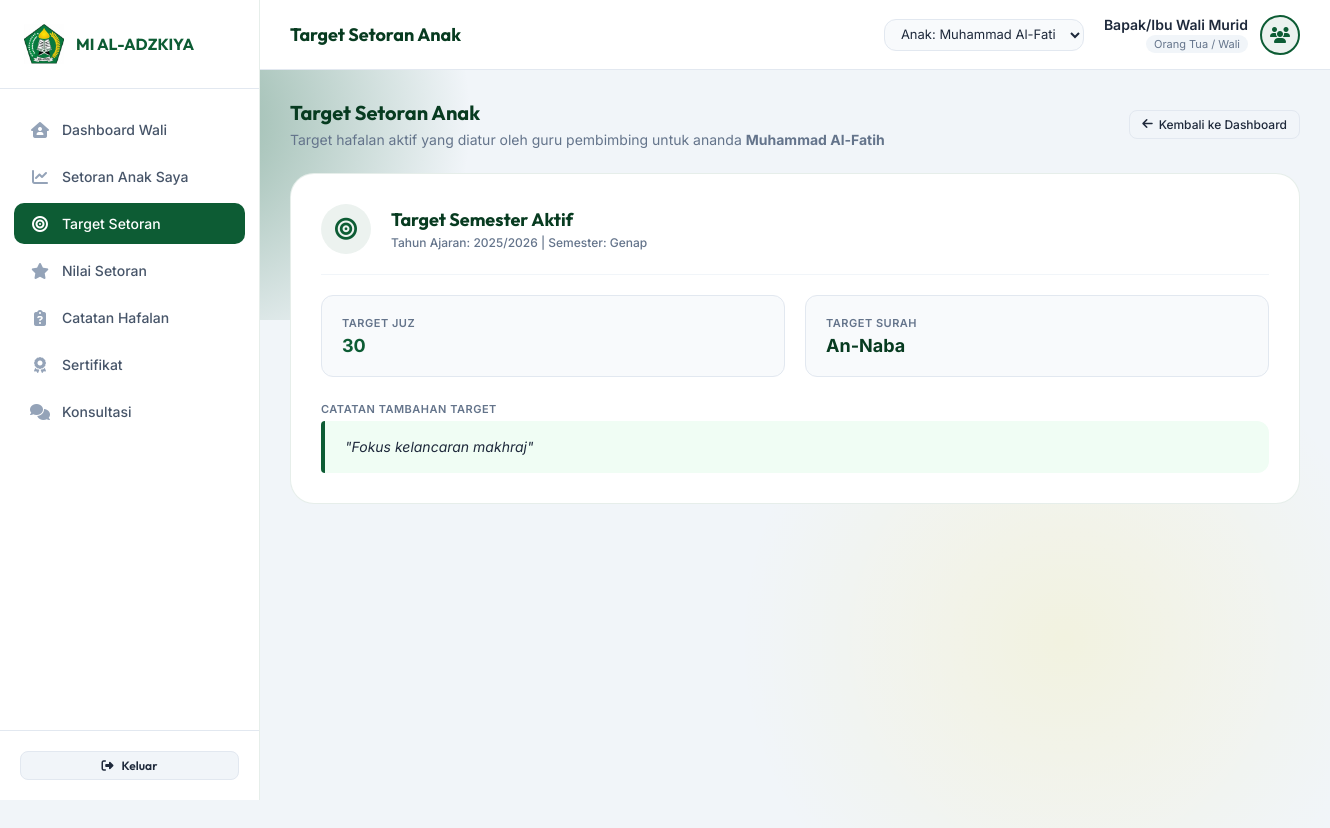
Page /orang_tua/target.php (signed in) on the committed database.
### tables this page shows
CREATE TABLE siswa (
    id INT AUTO_INCREMENT PRIMARY KEY,
    nisn VARCHAR(20) NOT NULL UNIQUE,
    nama_lengkap VARCHAR(100) NOT NULL,
    ttl VARCHAR(100) NULL,
    jenis_kelamin ENUM('L','P') NULL,
    kelas_id INT,
    orang_tua_id INT,
    status_aktif ENUM('aktif','alumni','keluar') DEFAULT 'aktif',
    foto_profil VARCHAR(255) NULL,
    FOREIGN KEY (kelas_id) REFERENCES kelas(id) ON DELETE SET NULL,
    FOREIGN KEY (orang_tua_id) REFERENCES orang_tua(id) ON DELETE SET NULL
);

CREATE TABLE tahun_ajaran (
    id INT AUTO_INCREMENT PRIMARY KEY,
    tahun VARCHAR(20) NOT NULL,
    semester ENUM('Ganjil','Genap') NOT NULL,
    status ENUM('aktif','tidak_aktif') DEFAULT 'tidak_aktif',
    created_at TIMESTAMP DEFAULT CURRENT_TIMESTAMP
);

CREATE TABLE target_hafalan (
    id INT AUTO_INCREMENT PRIMARY KEY,
    siswa_id INT NOT NULL,
    tahun_ajaran_id INT NOT NULL,
    target_juz VARCHAR(50) NULL,
    target_surah VARCHAR(100) NULL,
    target_ayat VARCHAR(255) NULL,
    keterangan VARCHAR(255) NULL,
    created_at TIMESTAMP DEFAULT CURRENT_TIMESTAMP,
    FOREIGN KEY (siswa_id) REFERENCES siswa(id) ON DELETE CASCADE,
    FOREIGN KEY (tahun_ajaran_id) REFERENCES tahun_ajaran(id) ON DELETE CASCADE
);

### orang_tua/target.php (the view, shortened to what this page needs)
<?php
require_once '../config/database.php';
require_once 'header.php';
$target_hafalan = null;
$ta_aktif = null;
if ($anak_aktif) {
    try {
        $stmt_ta = $pdo->query("SELECT id, tahun, semester FROM tahun_ajaran WHERE status = 'aktif' LIMIT 1");
        $ta_aktif = $stmt_ta->fetch();
        if ($ta_aktif) {
            $stmt_target = $pdo->prepare("
                SELECT * FROM target_hafalan
                WHERE siswa_id = :siswa_id AND tahun_ajaran_id = :ta_id
            ");
            $stmt_target->execute([
                'siswa_id' => $anak_aktif['id'],
                'ta_id' => $ta_aktif['id']
            ]);
            $target_hafalan = $stmt_target->fetch();
        }
    } catch (\PDOException $e) {
        $error = 'Gagal memuat target hafalan.';
    }
}
?>
<?php if (empty($daftar_anak)): ?>
    <div class="card" style="margin-top: 20px; box-shadow: none; border: 1.5px solid rgba(239, 68, 68, 0.2); background-color: rgba(239, 68, 68, 0.03); width: 100%; max-width: 100%;">
        <div style="display: flex; gap: 15px; align-items: flex-start;">
            <i class="fa-solid fa-triangle-exclamation" style="font-size: 30px; color: var(--error-color);"></i>
            <div>
                <h3 style="color: #991b1b; font-family: var(--font-heading); margin-bottom: 8px;">Data Anak Belum Terhubung</h3>
                <p style="font-size: 14px; color: var(--text-muted); line-height: 1.6;">
                    Akun Anda belum terhubung dengan data siswa mana pun.
                </p>
            </div>
        </div>
    </div>
<?php else: ?>
    <div style="margin-bottom: 25px; display: flex; justify-content: space-between; align-items: center; flex-wrap: wrap; gap: 15px;">
        <div>
            <h2 style="font-size: 20px; font-family: var(--font-heading); color: var(--primary-dark); margin-bottom: 6px;">
                Target Setoran Anak
            </h2>
            <p style="font-size: 14px; color: var(--text-muted);">
                Target hafalan aktif yang diatur oleh guru pembimbing untuk ananda <strong><?php echo htmlspecialchars($anak_aktif['nama_lengkap']); ?></strong>
            </p>
        </div>
        <a href="index.php" class="btn btn-secondary btn-sm" style="width: auto; display: inline-flex; align-items: center; gap: 6px; text-decoration: none; font-family: var(--font-body); font-weight: 500;">
            <i class="fa-solid fa-arrow-left"></i> Kembali ke Dashboard
        </a>
    </div>
    <div class="card" style="box-shadow: none; border: 1px solid rgba(13, 92, 52, 0.1); padding: 30px; width: 100%; max-width: 100%;">
        <?php if (!$ta_aktif): ?>
            <div style="text-align: center; padding: 30px 10px;">
                <i class="fa-solid fa-calendar-xmark" style="font-size: 40px; color: var(--error-color); margin-bottom: 15px; display: block;"></i>
                <h3 style="color: #991b1b; font-family: var(--font-heading); margin-bottom: 5px;">Tahun Ajaran Aktif Belum Diatur</h3>
                <p style="font-size: 13px; color: var(--text-muted); max-width: 400px; margin: 0 auto;">
                    Sistem belum mendeteksi adanya Tahun Ajaran yang berstatus aktif saat ini. Target hafalan tidak dapat ditampilkan.
                </p>
            </div>
        <?php else: ?>
            <div style="display: flex; gap: 20px; align-items: center; border-bottom: 1.5px solid #f1f5f9; padding-bottom: 20px; margin-bottom: 20px;">
                <div style="width: 50px; height: 50px; border-radius: 50%; background-color: rgba(13, 92, 52, 0.08); display: flex; justify-content: center; align-items: center; color: var(--primary-color); font-size: 22px;">
                    <i class="fa-solid fa-bullseye"></i>
                </div>
                <div>
                    <h3 style="margin: 0; font-family: var(--font-heading); color: var(--primary-dark); font-size: 18px; font-weight: 700;">
                        Target Semester Aktif
                    </h3>
                    <span style="font-size: 12px; color: var(--text-muted); font-weight: 500;">
                        Tahun Ajaran: <?php echo htmlspecialchars($ta_aktif['tahun']); ?> | Semester: <?php echo htmlspecialchars($ta_aktif['semester']); ?>
                    </span>
                </div>
            </div>
            <div style="display: grid; grid-template-columns: 1fr 1fr; gap: 20px; margin-bottom: 25px;">
                <div style="background-color: #f8fafc; border: 1.5px solid #e2e8f0; border-radius: 12px; padding: 20px;">
                    <span style="font-size: 11px; text-transform: uppercase; color: var(--text-muted); display: block; font-weight: 600; letter-spacing: 0.5px;">Target Juz</span>
                    <strong style="font-size: 18px; color: var(--primary-color); display: block; margin-top: 5px;">
                        <?php echo htmlspecialchars($target_hafalan['target_juz'] ? $target_hafalan['target_juz'] : '-'); ?>
                    </strong>
                </div>
                <div style="background-color: #f8fafc; border: 1.5px solid #e2e8f0; border-radius: 12px; padding: 20px;">
                    <span style="font-size: 11px; text-transform: uppercase; color: var(--text-muted); display: block; font-weight: 600; letter-spacing: 0.5px;">Target Surah</span>
                    <strong style="font-size: 18px; color: var(--primary-dark); display: block; margin-top: 5px;">
                        <?php echo htmlspecialchars($target_hafalan['target_surah'] ? $target_hafalan['target_surah'] : '-'); ?>
                    </strong>
                </div>
            </div>
            <div>
                <span style="font-size: 11px; text-transform: uppercase; color: var(--text-muted); display: block; font-weight: 600; letter-spacing: 0.5px; margin-bottom: 5px;">Catatan Tambahan Target</span>
                <div style="background-color: #f0fdf4; border-left: 4px solid var(--primary-color); padding: 15px 20px; border-radius: 4px 12px 12px 4px; font-style: italic; color: var(--text-main); line-height: 1.6; font-size: 14px;">
                    "<?php echo htmlspecialchars($target_hafalan['keterangan'] ? $target_hafalan['keterangan'] : 'Tidak ada catatan tambahan untuk target ini.'); ?>"
                </div>
            </div>
        <?php endif; ?>
    </div>
<?php endif; ?>
</main>
</div>
</div>
</body>
</html>

### assets/css/style.css (style rules this page uses)
:root { --primary-color: #0d5c34; --primary-light: #15804c; --primary-dark: #073b20; --accent-color: #ffd700; --accent-dark: #ccab00; --accent-glow: rgba(255, 215, 0, 0.35); --bg-dark: #0a140f; --text-main: #1e293b; --text-muted: #64748b; --text-light: #f8fafc; --card-bg: #ffffff; --card-border: rgba(13, 92, 52, 0.15); --error-color: #ef4444; --success-color: #10b981; --transition-speed: 0.3s; --font-heading: 'Outfit', sans-serif; --font-body: 'Inter', sans-serif; }
* { margin: 0; padding: 0; box-sizing: border-box; }
body { font-family: var(--font-body); background-color: var(--bg-dark); color: var(--text-main); min-height: 100vh; display: flex; justify-content: center; align-items: center; overflow-x: hidden; position: relative; }
body::before { content: ''; position: absolute; top: -10%; left: -10%; width: 50%; height: 50%; background: radial-gradient(circle, rgba(13, 92, 52, 0.4) 0%, transparent 70%); z-index: -1; pointer-events: none; }
body::after { content: ''; position: absolute; bottom: -10%; right: -10%; width: 60%; height: 60%; background: radial-gradient(circle, rgba(255, 215, 0, 0.1) 0%, transparent 70%); z-index: -1; pointer-events: none; }
.card { background: var(--card-bg); border: 1px solid var(--card-border); border-radius: 24px; padding: 40px 30px; box-shadow: 0 20px 40px rgba(0, 0, 0, 0.25), 0 0 100px rgba(13, 92, 52, 0.1); backdrop-filter: blur(10px); transition: transform var(--transition-speed), box-shadow var(--transition-speed); }
.btn { width: 100%; padding: 14px; border: none; border-radius: 12px; font-family: var(--font-heading); font-size: 15px; font-weight: 600; cursor: pointer; transition: all var(--transition-speed); display: inline-flex; justify-content: center; align-items: center; gap: 8px; text-decoration: none; }
.btn-secondary { background-color: #f1f5f9; color: var(--text-main); border: 1.5px solid #e2e8f0; }
.admin-body { background-color: #f1f5f9; color: var(--text-main); display: block; min-height: 100vh; overflow-x: hidden; }
.btn-sm { padding: 6px 12px; font-size: 12px; border-radius: 8px; }

### rows in the picture
siswa: nama_lengkap "Muhammad Al-Fatih"
tahun_ajaran: tahun "2025/2026", semester "Genap"
target_hafalan: target_juz "30", target_surah "An-Naba", keterangan "Fokus kelancaran makhraj"

### other values in the picture
$nama_ortu "Bapak/Ibu Wali Murid"
